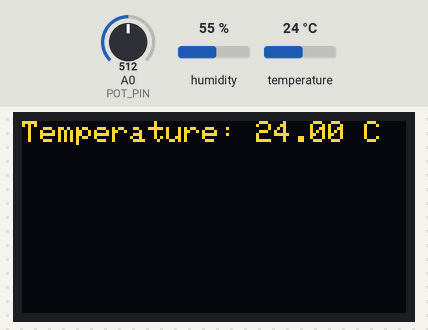
A sketch run on a simulated Arduino Uno, built with avr-gcc and run on an emulated ATmega328P. Shown: 128×64 one-colour display. Inputs (shaded band) come from the test bench; at power-on: temperature 24 °C, A0 (POT_PIN) = 512, humidity 55 %. The OLED is the two-colour kind (top 16 rows yellow); what the sketch prints to the serial monitor is not drawn.

Above: at 1.2 s.
1.3 s: temperature set to 12 °C
At 2.6 s:
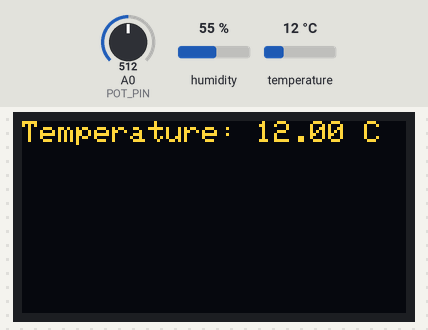
3.6 s: A0 (POT_PIN) set to 1008
5.4 s: A0 (POT_PIN) set to 1023
At 7.0 s:
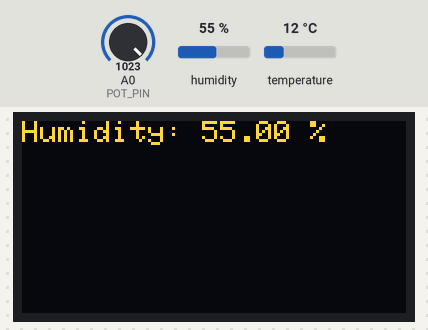
7.8 s: humidity set to 22 %
At 9.1 s:
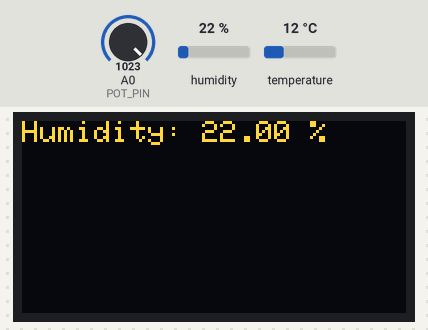
9.9 s: humidity set to 40 %
At 11.3 s:
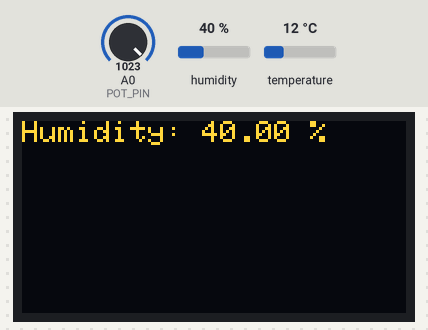
12.0 s: A0 (POT_PIN) set to 900
At 13.4 s:
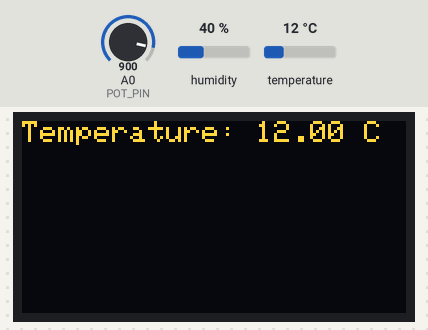
Timing chart, 0 to 15.0 s (numbered marks = the images above; inputs shaded):
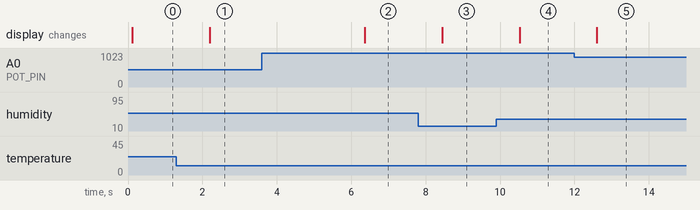

Measured:
- the behaviour switches between 1022 and 1023 on A0 (POT_PIN) (found by bisection; images 1 and 2)
- after the input at 1.3 s, the display: changes after 0.89 s (image 1)
- after the input at 3.6 s, every drawn part: stays the same
- after the input at 5.4 s, the display: changes after 0.96 s (image 2)
- after the input at 7.8 s, the display: changes after 0.64 s (image 3)
- after the input at 9.9 s, the display: changes after 0.62 s (image 4)
- after the input at 12.0 s, the display: changes after 0.61 s (image 5)

The sketch:

FinalProject.ino
```cpp
#include <Wire.h>
#include <Adafruit_SSD1306.h>
#include <Adafruit_GFX.h>
#include <DHT.h>

// OLED display TWI address
int OLED_ADDR = 0x3C;

// Pin for the DHT11 sensor
int DHTPIN = 9;
DHT dht(DHTPIN, DHT11); // Initialize DHT sensor (DHT11 or DHT22)

// Pin for potentiometer
int POT_PIN = A0; // Potentiometer pin

Adafruit_SSD1306 display(-1);

void setup() {
  // Initialize the serial monitor
  Serial.begin(9600);

  // Initialize DHT sensor
  dht.begin();

  // Initialize and clear the OLED display
  display.begin(SSD1306_SWITCHCAPVCC, OLED_ADDR);
  display.clearDisplay();
  display.display();
}

void loop() {
  // Read the potentiometer value (0-1023)
  int potValue = analogRead(POT_PIN);

  // Map the potentiometer value to either 0 (temperature) or 1 (humidity)
  int displayState = map(potValue, 0, 1023, 0, 1); // 0 for temperature, 1 for humidity

  // Read temperature and humidity from DHT sensor
  float humidity = dht.readHumidity();
  float temperature = dht.readTemperature();

  // Check if the readings are valid
  if (isnan(humidity) || isnan(temperature)) {
    Serial.println("Failed to read from DHT sensor!");
    return;
  }

  // Print readings to the serial monitor for debugging
  Serial.print("Humidity: ");
  Serial.print(humidity);
  Serial.print(" %\t");
  Serial.print("Temperature: ");
  Serial.print(temperature);
  Serial.println(" *C");

  // Clear the OLED display for the next update
  display.clearDisplay();

  // Set text properties
  display.setTextSize(1);
  display.setTextColor(WHITE);

  // Show either temperature or humidity depending on the potentiometer position
  if (displayState == 0) {
    // Display Temperature
    display.setCursor(0, 0);
    display.print("Temperature: ");
    display.print(temperature);
    display.println(" C");
  } else {
    // Display Humidity
    display.setCursor(0, 0);
    display.print("Humidity: ");
    display.print(humidity);
    display.println(" %");
  }

  // Update the OLED display
  display.display();

  // Wait a bit before the next reading
  delay(1000);
}
```
